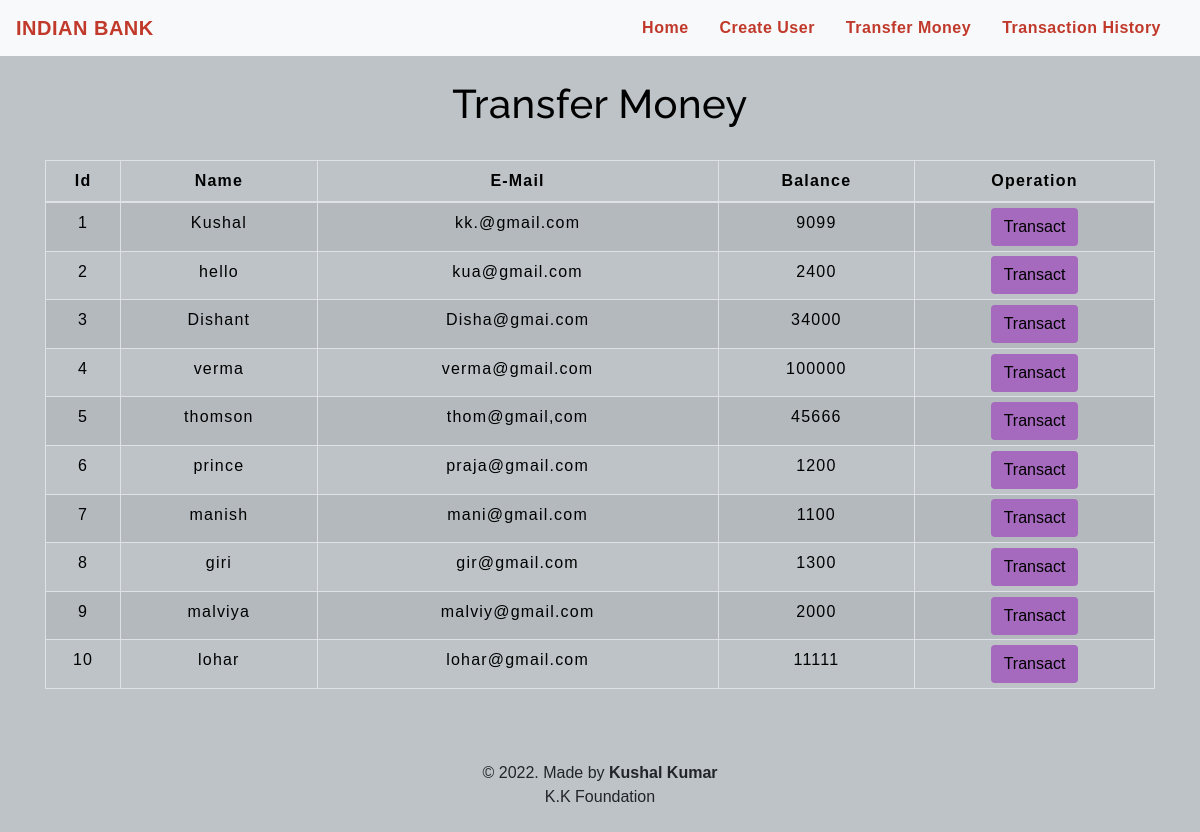
The app's page /transfermoney.php with its own data.
### tables this page shows
CREATE TABLE `users` (
  `id` int(3) NOT NULL,
  `name` text NOT NULL,
  `email` varchar(30) NOT NULL,
  `balance` int(8) NOT NULL
);

### transfermoney.php (the view, shortened to what this page needs)
<!DOCTYPE html>
<html lang="en">
<head>
    <link rel="stylesheet" href="https://maxcdn.bootstrapcdn.com/bootstrap/4.0.0/css/bootstrap.min.css">
    <link rel="stylesheet" type="text/css" href="css/table.css">
    <link rel="stylesheet" type="text/css" href="css/navbar.css">
</head>
<body style="background-color : #BDC3C7;">
<?php
    include 'config.php';
    $sql = "SELECT * FROM users";
    $result = mysqli_query($conn,$sql);
?>
<?php
  include 'navbar.php';
?>
<div class="container">
        <h2 class="text-center pt-4" style="color : black;">Transfer Money</h2>
        <br>
            <div class="row">
                <div class="col">
                    <div class="table-responsive-sm">
                    <table class="table table-hover table-sm table-striped table-condensed table-bordered" style="border-color:black;">
                        <thead style="color : black;">
                            <tr>
                            <th scope="col" class="text-center py-2">Id</th>
                            <th scope="col" class="text-center py-2">Name</th>
                            <th scope="col" class="text-center py-2">E-Mail</th>
                            <th scope="col" class="text-center py-2">Balance</th>
                            <th scope="col" class="text-center py-2">Operation</th>
                            </tr>
                        </thead>
                        <tbody>
                <?php
                    while($rows=mysqli_fetch_assoc($result)){
                ?>
                    <tr style="color : black;">
                        <td class="py-2"><?php echo $rows['id'] ?></td>
                        <td class="py-2"><?php echo $rows['name']?></td>
                        <td class="py-2"><?php echo $rows['email']?></td>
                        <td class="py-2"><?php echo $rows['balance']?></td>
                        <td><a href="selecteduserdetail.php?id= <?php echo $rows['id'] ;?>"> <button type="button" class="btn" style="background-color : #A569BD;">Transact</button></a></td>
                    </tr>
                <?php
                    }
                ?>
                        </tbody>
                    </table>
                    </div>
                </div>
            </div>
         </div>
         <footer class="text-center mt-5 py-2">
            <p>&copy 2022. Made by <b>Kushal Kumar</b> <br> K.K Foundation</p>
        </footer>
</body>
</html>

### navbar.php (shortened to what this page needs)
<nav class="navbar navbar-expand-md navbar-light bg-light">
<a class="navbar-brand" href="index.php" style="color : #C0392B;"><b>INDIAN BANK</b></a>
<div class="collapse navbar-collapse" id="collapsibleNavbar">
      <ul class="navbar-nav ml-auto">
        <li class="nav-item">
          <a class="nav-link" href="index.php" style="color : #C0392B; "><b>Home</b></a>
        </li>
        <li class="nav-item">
          <a class="nav-link" href="createuser.php" style="color : #C0392B;"><b>Create User</b></a>
        </li>
        <li class="nav-item">
          <a class="nav-link" href="transfermoney.php" style="color : #C0392B;"><b>Transfer Money</b></a>
        </li>
        <li class="nav-item">
          <a class="nav-link" href="transactionhistory.php" style="color : #C0392B;"><b>Transaction History</b></a>
        </li>
    </div>
 </nav>

### table.css (style rules this page uses)
* { padding: 0; margin: 0; box-sizing: border-box; font-family: sans-serif; }
h2 { font-size: 40px; }
table { letter-spacing: 1.2px; }
td { text-align: center; }
button { border:none; background: #d9d9d9; transition: 1s; }

### navbar.css (style rules this page uses)
.nav-link { margin-right: 15px; color:#2F363F; letter-spacing: 0.5px; transition: 0.5s; }
.navbar-brand { color: #4C4B4B; letter-spacing: 0.5px; }
h2 { color: #4C4B4B; letter-spacing: 0.5px; font-family: raleway; }

### transfermoney.php (style rules this page uses)
button { transition: 1.5s; }

### records on screen
users: id "1", name "Kushal", email "kk.@gmail.com", balance "9099"
users: id "2", name "hello", email "kua@gmail.com", balance "2400"
users: id "3", name "Dishant", email "Disha@gmai.com", balance "34000"
users: id "4", name "verma", email "verma@gmail.com", balance "100000"
users: id "5", name "thomson", email "thom@gmail,com", balance "45666"
users: id "6", name "prince", email "praja@gmail.com", balance "1200"
users: id "7", name "manish", email "mani@gmail.com", balance "1100"
users: id "8", name "giri", email "gir@gmail.com", balance "1300"
users: id "9", name "malviya", email "malviy@gmail.com", balance "2000"
users: id "10", name "lohar", email "lohar@gmail.com", balance "11111"
